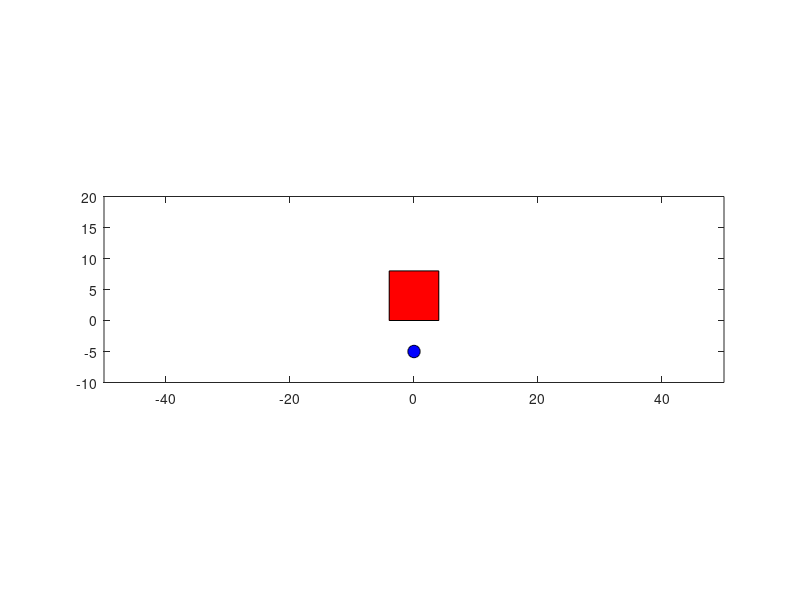

Reproduce this figure in MATLAB. (Note: this script raises an error after producing the figure.)
%---------------------- Simulation of Cart-pole System-------------------
% 
% All units are in S.I 

% Koundinya
% AE13B010

% MATLAB R2014a

%-----------Animation Initialization-------

% Cart Coordinates
x_cart_vertices = [4 4 -4 -4 ];
y_cart_vertices = [8 0 0 8];

% Pendulum bob coordinates
r = 1;
v = linspace(0,2*pi);
x_pendulum = r*cos(v);
y_pendulum = -5+r*sin(v);

% Pendulum Rod coordinates
x_rod = [0 0 0 0 ];
y_rod = [4 -5 -5 4];

% Draw Objects
cart = fill(x_cart_vertices, y_cart_vertices, 'r');
hold on
pendulum = fill(x_pendulum, y_pendulum, 'b');
hold on
rod = fill(x_rod, y_rod, 'g');

% Setting Axis limits
axis([-50 50 -10 20])
axis equal
axis manual % disable auto scaling

%---------System Parameters-----------------


m=0.1; % Pendulum+Pole mass
l=0.5; % Pendulum length
M=1;   % Mass of cart

F=10;   % Control Input-Force


%-----------Control Conditions------------
theta_setpoint=pi/2;

%-----------Initial Conditions-------------  
x_0=0;
v_0=0;
theta_0=pi;
w_0=0;

initial_state=[x_0 v_0 theta_0 w_0];

%------------Q-learning Initialization-------------------

MAX_FALLS  = 500;
falls = 0;
steps=0;
max_steps=0;

e     = 0.09;    % Exploration parameter
alpha = 1.5;      % Learning parameter
gamma = 0.4;    % discount parameter
SEED  = 50000;

total_boxes=325;

for i=1:total_boxes
  Q_value(i) = 0;
end

% Selecting an initial action randomly
rng(SEED,'twister');
action = -F;                                    
if (randi(10) >= 5)
    action = F;                                  
end

%Initial State
box=get_box(x_0,v_0,theta_0,w_0,F);  

%------------------------------------------------------------

% time step
dt=0.005;
t=0:dt:2*dt;

% initialize state variables
state(2,:)=initial_state;
 
  fprintf('\n\t\t Started Simulation \n');
  
  while(falls<=MAX_FALLS)   
  %----------------------Solving Cart-pole Dynamics-----------
 [tspan,state]=ode45(@(t,x) cartPoleDynamics(t,x,m,M,l,action),t,initial_state);
 
 if state(2,3)>2*pi
     state(2,3)=state(2,3)-2*pi;
 elseif state(2,3)<0
     state(2,3)=state(2,3)+2*pi;
 end
 
  initial_state=state(2,:);
  
  %---------------- Q-learning Control------------------------
  

    new_box = get_box_Qlearning(state(2,1),state(2,2),state(2,3),state(2,4),action);
    if(new_box<0)
        p      = 0;
        reward = -1;
        falls  = falls + 1;
        
        % Q-learning Off-policy Control Algorithm
        rhat         = reward + gamma*(p) - Q_value(box); 
        Q_value(box) = Q_value(box) + alpha*(rhat);

        %Reset cart-pole to initial state
        initial_state=[x_0 v_0 theta_0 w_0];
        state(2,:)=initial_state;
        if(steps>max_steps)
            max_steps=steps;
        end
        steps     = 0;
        
    else
        if(new_box==0)
            new_box=325;
        end
        % Q-learning off-policy control algorithm
        reward       = 1;
        rhat         = reward + gamma*(Q_value(new_box)) - Q_value(box);
        Q_value(box) = Q_value(box) + alpha*(rhat);
        box          = new_box;    %s <-- s' 
    end
    %           e-Greedy action selection rule
%           ------------------------------
%       -> random action for exploration with probability           : e
%       -> greedy action(one with highest Q-value) with probability : 1-e

     if(randi(100)>=100*e)
         a=get_box_Qlearning(state(2,1),state(2,2),state(2,3),state(2,4),F);
         b=get_box_Qlearning(state(2,1),state(2,2),state(2,3),state(2,4),-F);
         if(a==0)
             a=325;
         end
         if(b==0)
             b=325;
         end
         if(Q_value(a)>Q_value(b))
             action=F;
         else
             action=-F;
         end
     else
         action = -F;                                    
            if (randi(10) >= 5)
                action = F;                                  
            end
     end
      if(falls>490) 
  %------------------------Animation---------------------------
% // Revision needed-clumsy code

    x1 = x_cart_vertices + state(2,1);   % Move cart to new location (x1,y1) after state update
    y1 = y_cart_vertices;
    set(cart,'Vertices',[x1(:) y1(:)])

    x2 = x_pendulum+ 9*sin(state(2,3))+state(2,1);  % Move pendulum bob to new location after state update
    y2 = y_pendulum+ 9*(1-cos(state(2,3)));
    set(pendulum, 'Vertices', [x2(:) y2(:)])
    
    % Move pendulum Rod to new location after state update
    x3 = [state(2,1) state(2,1)+9*sin(state(2,3)) state(2,1)+9*sin(state(2,3)) state(2,1)];
    y3 = [4 4-9*cos(state(2,3)) 4-9*cos(state(2,3)) 4] ;
    set(rod,'Vertices',[x3(:) y3(:)])
    
   
    xlabel({'Trial ';falls})
    %pause(0.0010);
    drawnow
      end

%---------------------------------------------------------------
steps=steps+1;
 
  end
 
 fprintf('\n\t Done \n');
 fprintf('\n\t Pole was balanced for a maximum of : %ld time steps',max_steps);
 

 
 
